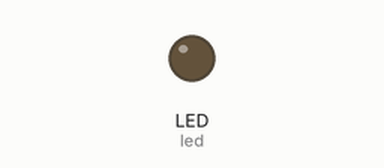
A program run on a simulated CircuitPython board. Parts: output pins drawn as LEDs (lit = HIGH). Files the program writes start out absent; what the program prints to the serial console is not drawn.

Above: at 1.9 s.
At 38.3 s:
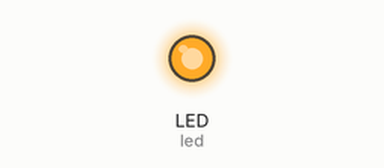
Timing chart, 0 to 39.8 s (numbered marks = the images above):
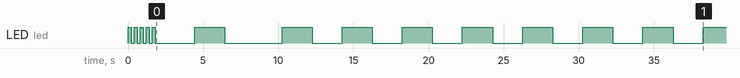

The program:

code.py
```python
# prime v5.3 2026-03-20 for ESP32-C3 SuperMini with makergo_esp32c3_supermini ESP32-C3N4
# cycles through limits and writes to the filesystem

import math, time, digitalio, board, os

scope = [100, 1000, 10000, 100000, 1000000, 10000000, 25000000, 100000000, 1000000000, 2147483647, 4294967295]
reference = [25, 168, 1229, 9592, 78498, 664579, 1565927, 5761455, 50847534, 105097564, 203280221]
time_calc = [0, 0, 0, 0, 0, 0, 0, 0, 0, 0, 0]

led = digitalio.DigitalInOut(board.LED) # IO4
led.direction = digitalio.Direction.OUTPUT
led.value = False

def is_prime(number):
    global found
    flag_prime = 1
    for divider in range(3, int(math.sqrt(number)) + 1, 2):
        if number % divider == 0:
            flag_prime = 0
            break
    return flag_prime

def find_primes(largest):
    global primes
    global found
    for number in range(11, largest + 1, 2):
        if is_prime(number) > 0:
            found += 1
            primes.append(number)

def is_prime_fast(number):
    global found
    flag_prime = 1
    largest_divider = int(math.sqrt(number)) + 1
    for divider in primes:
        if number % divider == 0:
            flag_prime = 0
            break
        if divider > largest_divider:
            break
    return flag_prime

def elapsed_time(seconds):
    hours = int(seconds/3600)
    minutes = int(seconds/60 - hours*60)
    sec = int(seconds - minutes*60 - hours*3600)
    return(f"{hours}h {minutes}min {sec}s")

def lightshow():
    for i in range(10):
        led.value = not led.value
        time.sleep(0.2)

if __name__ == "__main__":
    lightshow()
    for i in range(len(scope)):
        last = scope[i]
        found = 4              # we start from 11, know 2, 3, 5, 7
        primes = [3, 5, 7]     # exclude 2 since we only test odd numbers
        print(f"\nPrime numbers to {last} in v5.3 on {board.board_id}")
        start = time.monotonic()
        dot = start
        column = 1
        largest_divider = int(math.sqrt(last))
        if largest_divider % 2 == 0:
            largest_divider += 1
        print(f'First find prime dividers up to {largest_divider}.')
        find_primes(largest_divider)
        print(f'Found {found} primes, now use them als dividers.')
        for number in range(largest_divider + 2, last, 2):
            found += is_prime_fast(number)
            if (time.monotonic() - dot) > 2:
                print(".", end="")
                dot = time.monotonic()
                column += 1
                if column % 2 == 0:
                    led.value = True
                else:
                    led.value = False
                if column > 30:
                    t = elapsed_time(time.monotonic() - start)
                    print(f" {t} - {number} {(number/(last/100)):.3f}% ")
                    column = 1
        duration = time.monotonic() - start
        led.value =  not led.value
        print(f'This took: {duration} seconds. {elapsed_time(duration)}')
        print(f'Found {found} primes.')
        filename = "/data/" + str(last) + ".txt"
        try:
            with open(filename, "w") as fp:
                fp.write(board.board_id)
                fp.write(f'\nPrimes to {last} took {duration} seconds.')
                fp.write(f'\nFound {found} primes. Should be {reference[i]}.')
                print('Exported to filesystem ')
                led.value = False
        except:
            print("Can't write to the filesystem. Press reset and after that the boot button in the first 5 seconds")
            led.value = False
        time_calc[i] = duration
    print('\nWrite summary')
    try:
        with open("/data/summary.txt", "w") as fp:
            fp.write(f'Primes calculation in Circuitpython v5.3 2026/03/20\n')
            fp.write(board.board_id)
            fp.write('\n last       time in seconds\n')
            for i in range(len(time_calc)):
                fp.write(f' {scope[i]}   {time_calc[i]}\n')
            print('Exported to filesystem ')
    except:
        print("Can't write to the filesystem. Press reset and after that the boot button in the first 5 seconds")

while True:
    lightshow()
```

Measured:
- by itself, LED (led): goes 4 × (HIGH 0.20 s, LOW 0.20 s), HIGH 0.20 s, LOW 2.6 s, HIGH 2.0 s, LOW 3.8 s, 7 × (HIGH 2.0 s, LOW 2.0 s), then HIGH
